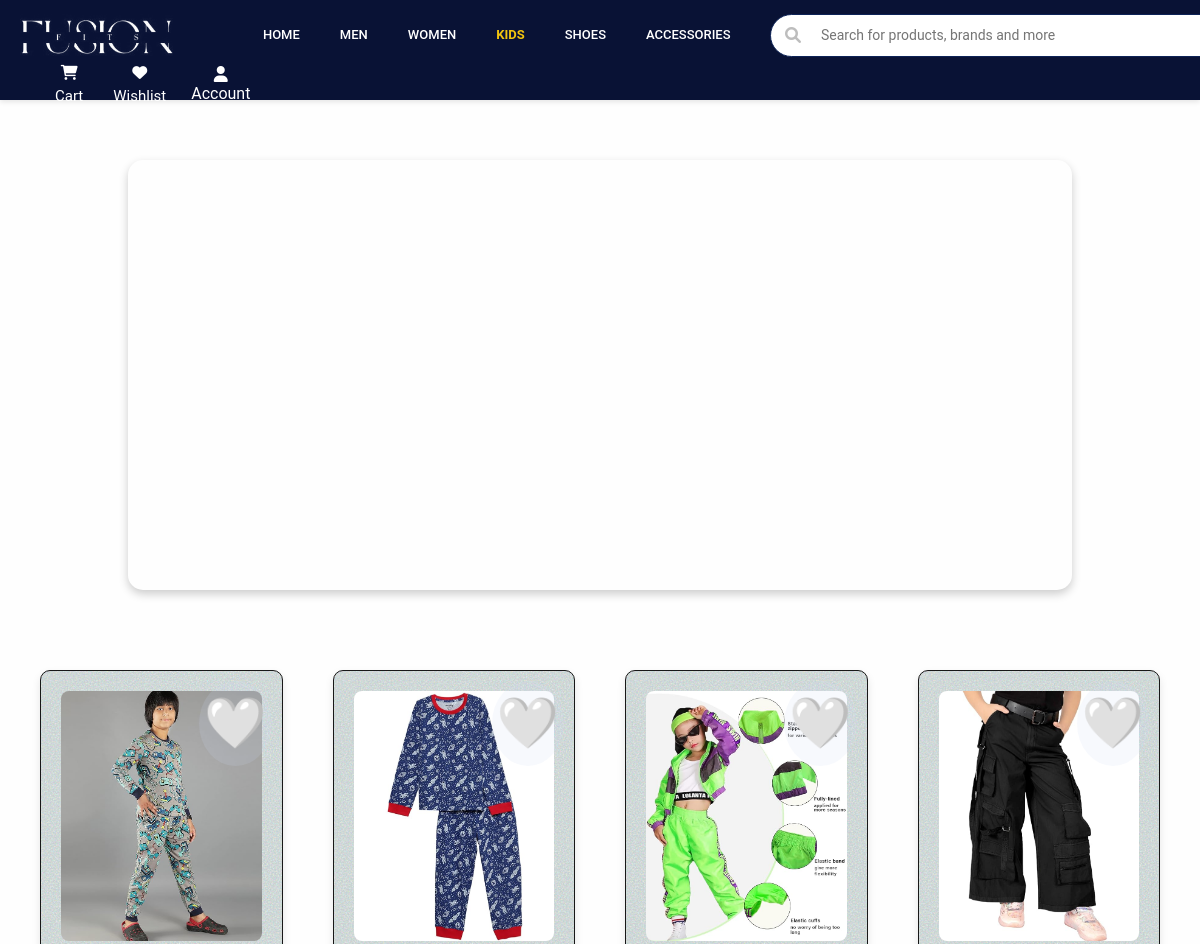
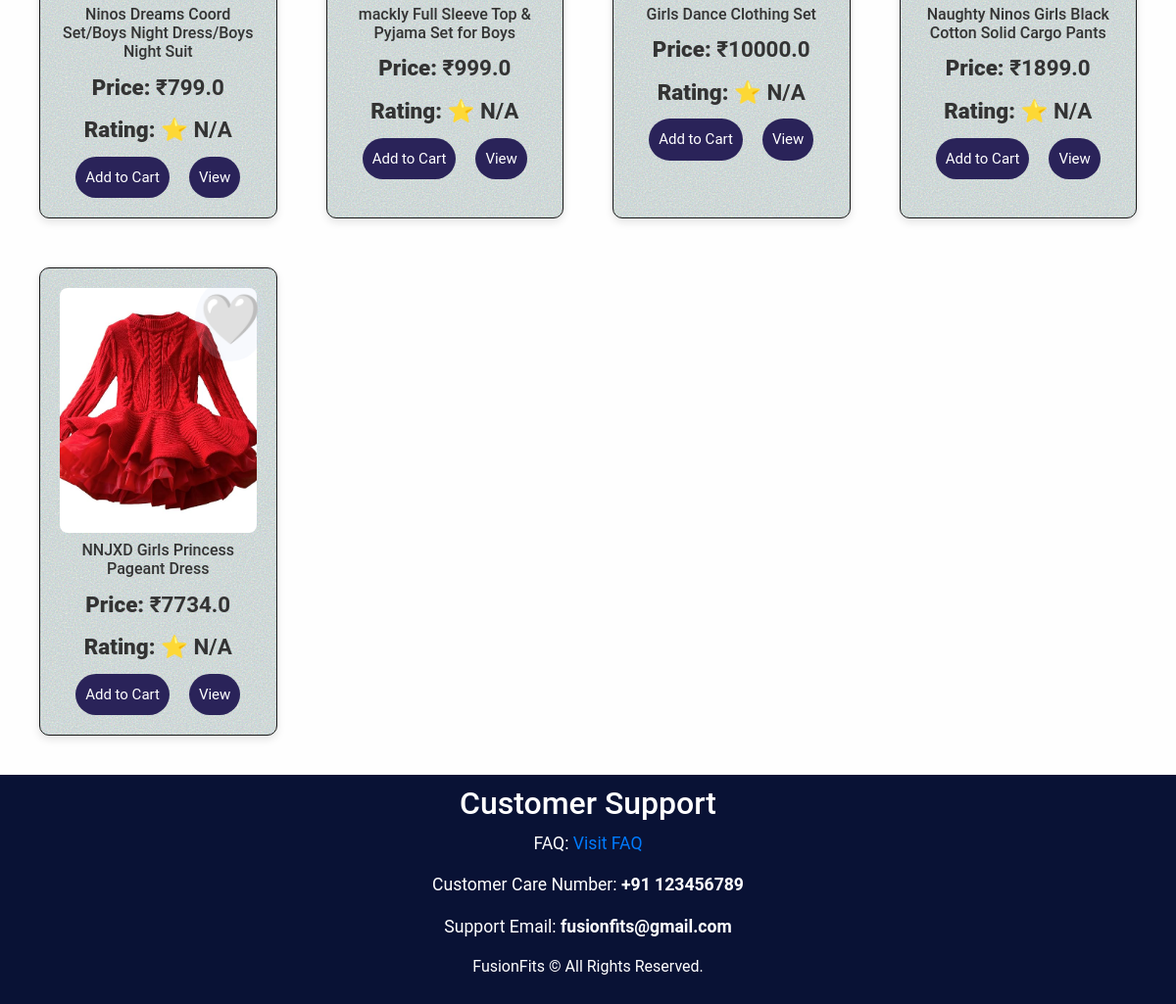
Screenshot of /category/kids with the database file from the repository (2 pictures, top to bottom).
### app/models.py (models this page shows, shortened)
class Product(db.Model):
    __tablename__ = "product"
    id = db.Column(db.Integer, primary_key=True)
    name = db.Column(db.String(100), nullable=False)
    price = db.Column(db.Float, nullable=False)
    description = db.Column(db.String(255), nullable=False)
    category = db.Column(db.String(100), nullable=False)
    quantity = db.Column(db.Integer, nullable=False)
    manufacturer = db.Column(db.String(100), nullable=True)
    country_of_origin = db.Column(db.String(50), nullable=True)
    avg_rating = db.Column(db.Float, nullable=True)
    discount = db.Column(db.Float, default=0.0, nullable=True)
    size = db.Column(db.String(20))  # Ensure this line exists
    colour = db.Column(db.String(20), nullable=True)
    gender = db.Column(db.String(10), nullable=True)  # New field for gender
    images = db.relationship("ProductImage", backref="product", lazy=True)
    ratings = relationship("Rating", back_populates="product")

class ProductImage(db.Model):
    id = db.Column(db.Integer, primary_key=True)
    image_url = db.Column(db.String(255), nullable=False)
    product_id = db.Column(db.Integer, db.ForeignKey("product.id"), nullable=False)

### app/views.py (the view)
@main.route('/category/<string:category>')
def category_specific(category):
    print(f"Category received: {category}")  # Debugging line
    category = category.lower()
    products = Product.query.filter(Product.category.ilike(f'%{category}%')).all()
    wishlist = [item.product_id for item in Wishlist.query.filter_by(user_id=current_user.id).all()] if current_user.is_authenticated else []
    cart = [item.product_id for item in Cart.query.filter_by(user_id=current_user.id).all()] if current_user.is_authenticated else []
    video_mapping = {
        "kids": "videos/Kids Video.mp4",
        "shoes": "videos/shoes.mp4",
        "Accessories": "videos/Accesories.mp4" # Check if this is added
    }
    video_filename = video_mapping.get(category, "videos/Accesories.mp4")  # Default video if category not found
    print(f"Video filename: {video_filename}")  # Debugging line
    return render_template('category_specific.html',
                           products=products,
                           wishlist=wishlist,
                           cart=cart,
                           category=category.capitalize(),
                           video_filename=video_filename)

### app/views.py (called while the page is built)
@main.context_processor
def inject_wishlist():
    if current_user.is_authenticated:
        wishlist_ids = [item.product_id for item in Wishlist.query.filter_by(user_id=current_user.id).all()]
    else:
        wishlist_ids = []
    return dict(wishlist=wishlist_ids)

### app/templates/category_specific.html (shortened to what this page needs)
<head>
  <link
    rel="stylesheet"
    href="{{ url_for('static', filename='homepage.css') }}"
  />
  <link
    href="https://stackpath.bootstrapcdn.com/bootstrap/4.5.2/css/bootstrap.min.css"
    rel="stylesheet"
  />
</head>
<body>
  {% extends "home.html" %}  {% block content %}
  <div class="boxed">
    <div class="banner-container">
      <video class="banner-video" autoplay loop muted>
        <source
          src="{{ url_for('static', filename=video_filename) }}"
          type="video/mp4"
        />
      </video>
    </div>
    <div class="products">
      {% for product in products %}
      <div class="product">
        <form
          action="{% if product.id in wishlist %}/remove_from_wishlist{% else %}/wishlist{% endif %}"
          method="POST"
          style="display: inline"
        >
          <button type="submit" class="heart-icon" name="wishlist-btn">
            {% if product.id in wishlist %} ❤️ {% else %} 🤍 {% endif %}
          </button>
        </form>
        <img
          src="{{ url_for('static', filename=product.images[0].image_url if product.images else 'default_image.jpg') }}"
          alt="{{ product.name }}"
        />
        <h2>{{ product.name }}</h2>
        <p><strong>Price:</strong> ₹{{ product.price }}</p>
        <p>
          <strong>Rating:</strong> ⭐ {{ product.avg_rating if
          product.avg_rating else 'N/A' }}
        </p>
        <div class="bb">
          <form action="/add_to_cart" method="POST" style="display: inline">
            <button
              type="submit"
              class="add-to-cart {% if product.id in cart %}remove-btn{% else %}add-btn{% endif %}"
            >
              {% if product.id in cart %} Remove from Cart {% else %} Add to
              Cart {% endif %}
            </button>
          </form>
          <a
            href="{{ url_for('main.product_details', product_id=product.id) }}"
          >
            <button class="view-btn">View</button>
          </a>
        </div>
      </div>
      {% endfor %}
    </div>
  </div>
  {% endblock %}

### app/static/homepage.css (style rules this page uses)
* { margin: 0; padding: 0; box-sizing: border-box; }
body { background-color: rgb(245, 236, 236); color: #333; }
.products { display: grid; grid-template-columns: repeat(4, 1fr); gap: 50px; padding: 30px; margin-top: 350px; }
.product { border: 1px solid #ddd; padding: 30px; text-align: center; border-radius: 50px; background-color: rgba(206, 214, 243, 0.8); box-shadow: 0 2px 15px rgba(0, 0, 0, 0.1); position: relative; transition: transform 0.3s ease; background-blend-mode: overlay; }
.product img { width: 200px; height: 200px; object-fit: cover; border-radius: 5px; }
.product h2 { font-size: 1em; margin: 0.5em 0; }
.product p { margin: 0.5em 0; }
.heart-icon { position: absolute; top: 10px; right: 10px; font-size: 50px; border: none; cursor: pointer; transition: color 0.3s ease; border-radius: 50%; background-color: rgba( 206, 214, 243, 0.155 ); padding: 5px; }
.bb { justify-content: center; display: flex; gap: 20px; }
.add-to-cart, .view-btn, .buy-now-btn { padding: 10px 10px; border: none; border-radius: 30px; font-size: 15px; cursor: pointer; transition: background-color 0.3s, transform 0.2s; }
.add-to-cart { background: rgb(42, 35, 89); color: white; }
.view-btn { background: rgb(42, 35, 89); color: white; }

### app/static/home.css (style rules this page uses)
* { margin: 0; padding-top: 0; box-sizing: border-box; }
body { margin: 0; padding: 0; background-color: #f4f4f4; color: #333; */ }

### rows the page displays
Product: image_url (picture), name "Ninos Dreams Coord Set/Boys Night Dress/Boys Night Suit", price "799.0", avg_rating "N/A", shows "Add to Cart"
Product: image_url (picture), name "mackly Full Sleeve Top & Pyjama Set for Boys", price "999.0", avg_rating "N/A", shows "Add to Cart"
Product: image_url (picture), name "Girls Dance Clothing Set", price "10000.0", avg_rating "N/A", shows "Add to Cart"
Product: image_url (picture), name "Naughty Ninos Girls Black Cotton Solid Cargo Pants", price "1899.0", avg_rating "N/A", shows "Add to Cart"
Product: image_url (picture), name "NNJXD Girls Princess Pageant Dress", price "7734.0", avg_rating "N/A", shows "Add to Cart"
